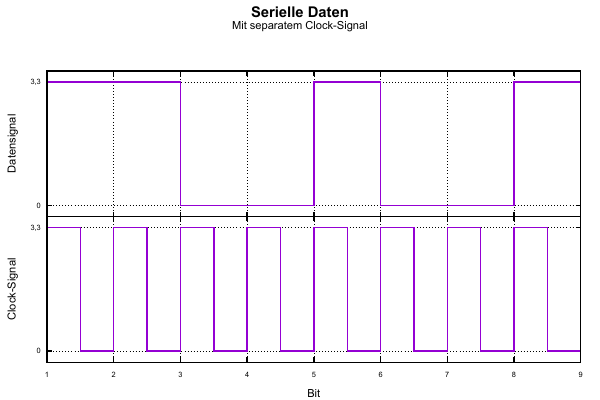

The gnuplot source for this figure:
#! /usr/bin/gnuplot
set terminal pdfcairo enhanced color lw 2 size 6,4 font 'Arial'
set output 'strom-serial.pdf'

set multiplot layout 2,1 title "{/:Bold Serielle Daten}\nMit separatem Clock-Signal" font ",16"

set format y "%g"
set decimalsign ","
set xtics font ",8"
set ytics font ",8"
set samples 1000

set xtics 1
set ytics 3.3
set grid
unset key

#---Serielle Daten---
set ylabel "Datensignal"
unset xlabel
set format x ""
set tmargin 3
set bmargin 0

plot [1:9] [-0.3:3.6] "strom-serial-data.txt" with lines
#---Serielle Daten---

#---Clock-Signal---
unset title
set ylabel "Clock-Signal"
set xlabel "Bit"
set format x "%g"
set tmargin 0
set bmargin 3

plot [1:9] [-0.3:3.6] "strom-serial-clock.txt" with lines
#---Clock-Signal---

unset multiplot


#-------------------------------------------------------------------------------
set terminal png transparent enhanced lw 12 size 1600,1200 font 'Arial'
set output 'strom-serial-klein.png'

set title ""
set xlabel ""
set ylabel ""
set format x ""
set format y ""

set multiplot layout 2,1
set bmargin 0
plot [1:9] [-0.3:3.6] "strom-serial-data.txt" with lines
unset bmargin
set tmargin 0
plot [1:9] [-0.3:3.6] "strom-serial-clock.txt" with lines
unset multiplot

